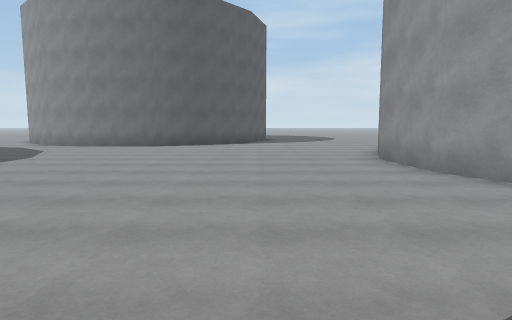
View 1 (above)

24 first-person views from a walk through a Unity game level. The camera is 1.5 m above the floor, tilts 6° down and sees 75° across. The floor is counted in squares, 2 m on a side. Each view is taken from the middle of a square. On the plan, view 1 faces up. The plan holds only what a view shows up to about 11 squares ahead; the rest is blank. The place goes on beyond the plan.

View 2
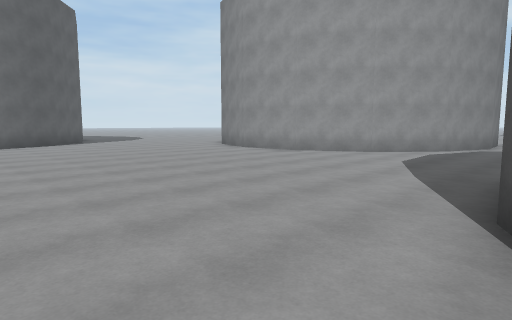

View 3
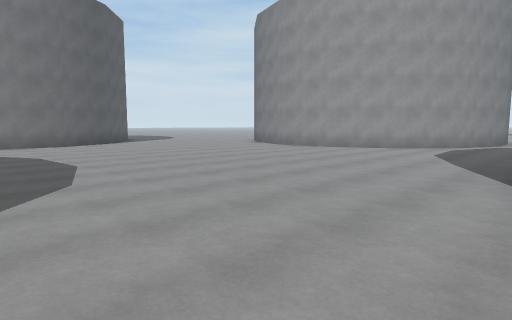

View 4
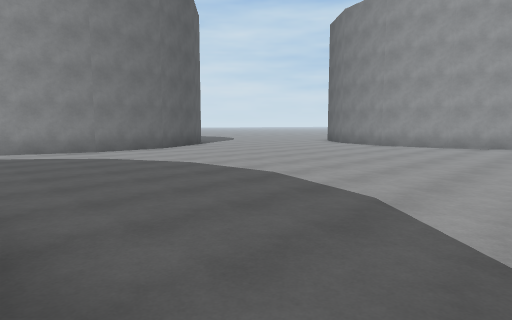

View 5
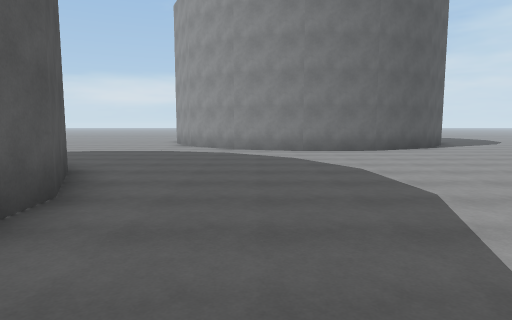

View 6
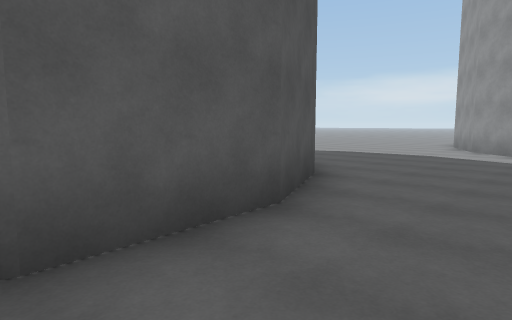

View 7
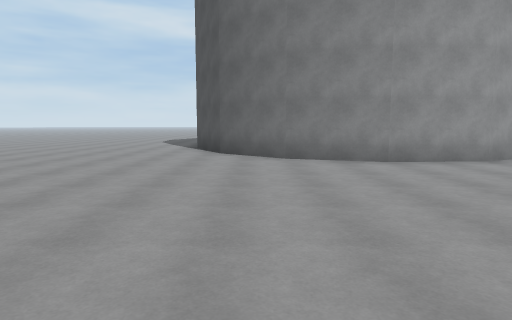

View 8
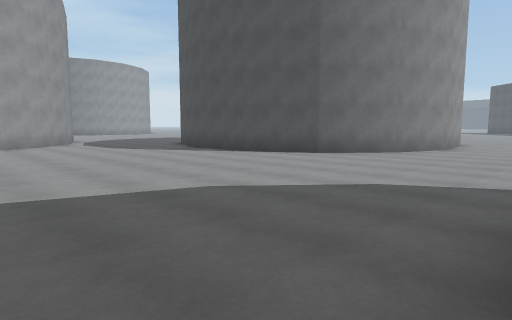

View 9
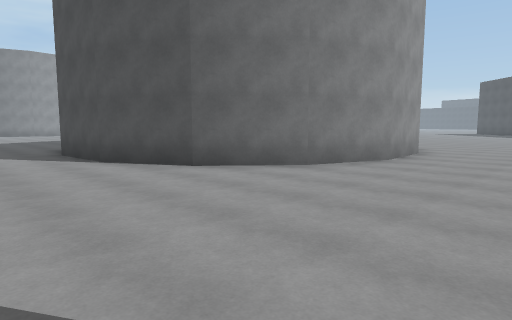

View 10
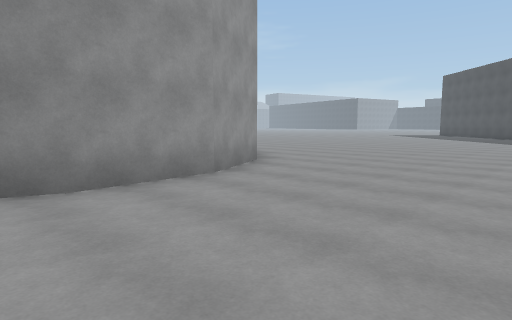

View 11
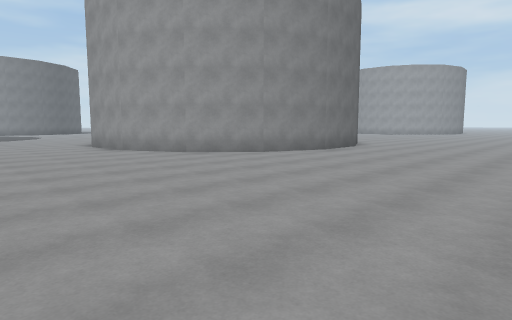

View 12
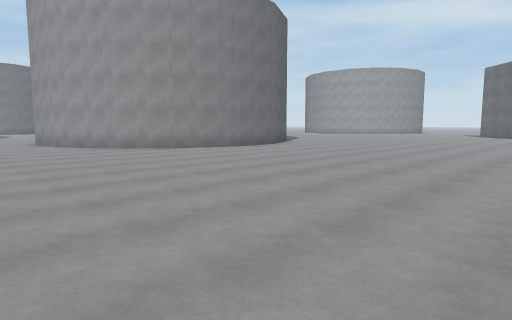

View 13
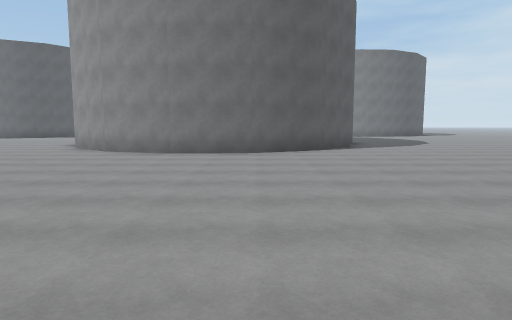

View 14
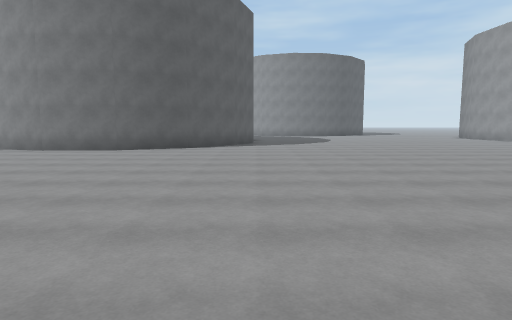

View 15
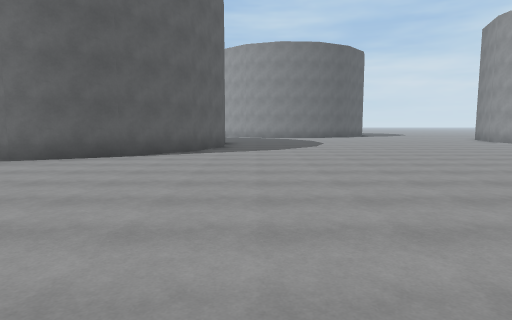

View 16
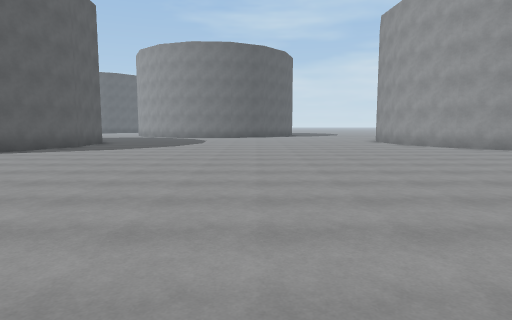

View 17
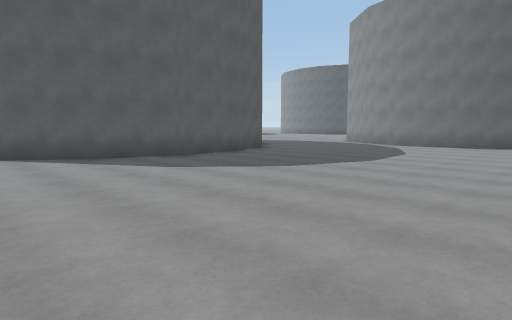

View 18
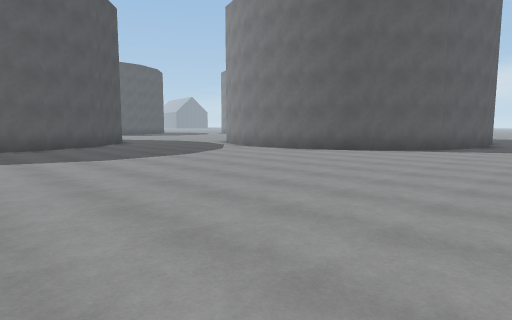

View 19
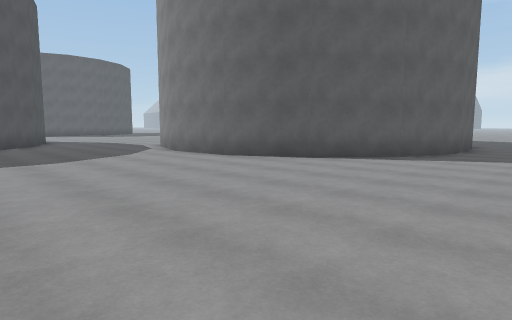

View 20
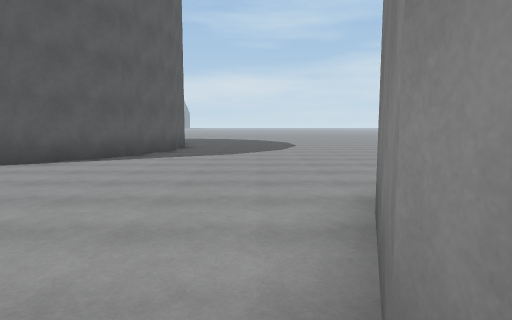

View 21
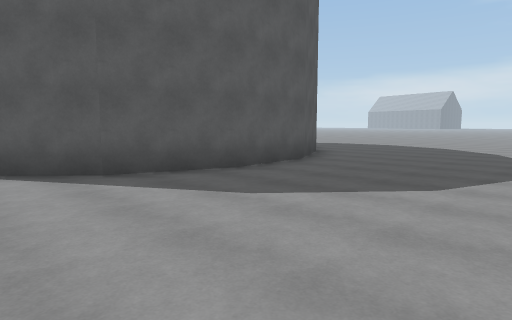

View 22
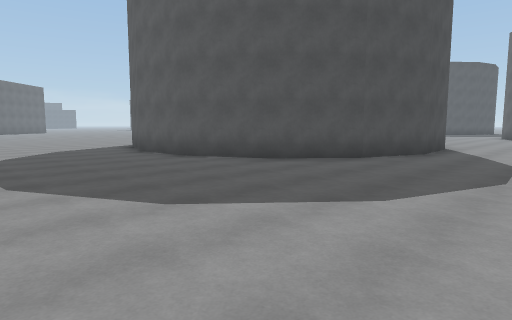

View 23
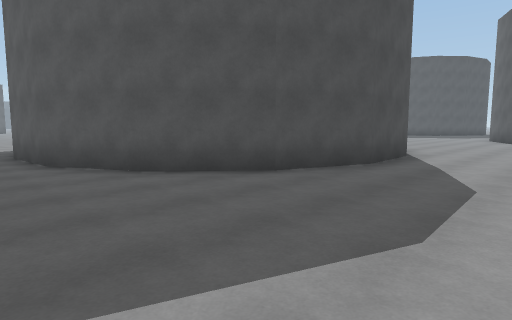

View 24
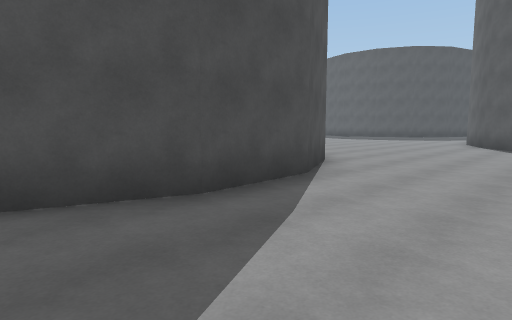

### Floor plan
Points are (right, up) in squares from view 1. A wall is a line through its corners. A room is listed if a view was taken in it or the views show most of it. See-through windows are left out.
Room 1 (views 1, 2, 3, 4, 5, 6, 7, 8, 9, 10)
walls: (-10.1, 7.4) (-9.1, 5.4) (-8.9, 3.2); (3.8, 3.3) (2.9, 5.2) (2.7, 7.3) (3.4, 9.3) (4.8, 11) (6.7, 11.9); (-0.9, 13.4) (-1.6, 12.6) (-3.5, 11.7) (-5.6, 11.6) (-7.6, 12.2) (-9.3, 13.7) (-10.1, 15.5); (-5.8, -7.2) (-6, -5.1) (-5.3, -3.1) (-3.9, -1.5) (-2, -0.6) (0.3, -0.4)
ways out: opening at (-8.5, -8.8) to room 2; opening at (3.3, 1) to room 2; opening at (6.3, 14) to room 2
Room 2 (views 11, 12, 13, 14, 15, 16, 17, 18, 19, 20, 21, 22, 23, 24)
walls: (4.1, -3.2) (4.8, -4.4) (4.9, -6.5) (4.2, -8.6) (2.8, -10.2) (0.9, -11.1) (-1.2, -11.3) (-3.3, -10.6) (-4.9, -9.2) (-5.8, -7.2); (2.7, -1.5) (3.7, -2.4); (16.4, -3.6) (16.4, -3.2) (17.1, -1); (18.5, -8.2) (17.4, -7.2) (17.3, -6.8); (6.7, 11.9) (8.9, 12) (10.9, 11.3) (12.5, 9.9) (13.4, 8) (13.6, 5.9) (12.9, 3.9) (11.5, 2.3) (9.6, 1.3) (7.4, 1.2) (5.4, 1.9) (3.8, 3.3)
ways out: opening at (-8.5, -8.8) to room 1; opening at (3.3, 1) to room 1; opening at (6.3, 14) to room 1

Positions as (right, up) in squares from view 1, and headings:
1: (0, 0), facing up
2: (-5, -1), facing up-right
3: (-7, -1), facing up-right
4: (-9, 2), facing up-right
5: (-7, 2), facing up
6: (-7, 3), facing up-left
7: (-4, 10), facing right
8: (-9, 6), facing down-right
9: (-9, 2), facing down-right
10: (-10, -4), facing down-right
11: (-10, -17), facing up-right
12: (-9, -20), facing up-right
13: (1, -20), facing up
14: (5, -21), facing up
15: (6, -18), facing up
16: (11, -18), facing up
17: (12, -11), facing up-left
18: (16, -7), facing up-left
19: (16, -4), facing up-left
20: (16, -4), facing up
21: (18, 2), facing up-left
22: (18, 15), facing down-left
23: (15, 15), facing down-left
24: (11, 15), facing down-left
